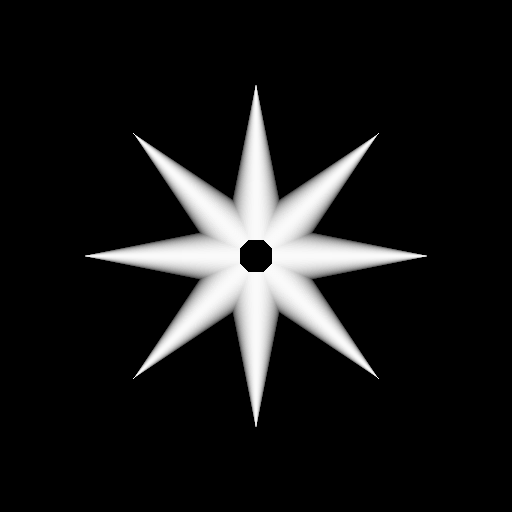

Source code (Python):
#!/usr/bin/env python

# Test vtkRotationFilter creating rotated copies of a cone.

import vtkmodules.vtkInteractionStyle  # noqa: F401
import vtkmodules.vtkRenderingFreeType  # noqa: F401
import vtkmodules.vtkRenderingOpenGL2  # noqa: F401

from vtkmodules.vtkFiltersGeneral import vtkRotationFilter
from vtkmodules.vtkFiltersSources import vtkConeSource
from vtkmodules.vtkRenderingCore import (
    vtkActor,
    vtkDataSetMapper,
    vtkRenderWindow,
    vtkRenderWindowInteractor,
    vtkRenderer,
)

# Cone source
cone = vtkConeSource()
cone.SetRadius(0.05)
cone.SetHeight(0.25)
cone.SetResolution(256)
cone.SetCenter(0.15, 0.0, 0.15)

# Rotation filter
rotate = vtkRotationFilter()
rotate.SetInputConnection(cone.GetOutputPort())
rotate.SetAxisToZ()
rotate.SetCenter(0.0, 0.0, 0.0)
rotate.SetAngle(45)
rotate.SetNumberOfCopies(7)
rotate.CopyInputOn()

mapper = vtkDataSetMapper()
mapper.SetInputConnection(rotate.GetOutputPort())

actor = vtkActor()
actor.SetMapper(mapper)

renderer = vtkRenderer()
renderer.AddActor(actor)

render_window = vtkRenderWindow()
render_window.AddRenderer(renderer)
render_window.SetWindowName("rotate")
render_window.SetMultiSamples(0)
render_window.SetSize(512, 512)

interactor = vtkRenderWindowInteractor()
interactor.SetRenderWindow(render_window)

interactor.Initialize()
interactor.Start()
